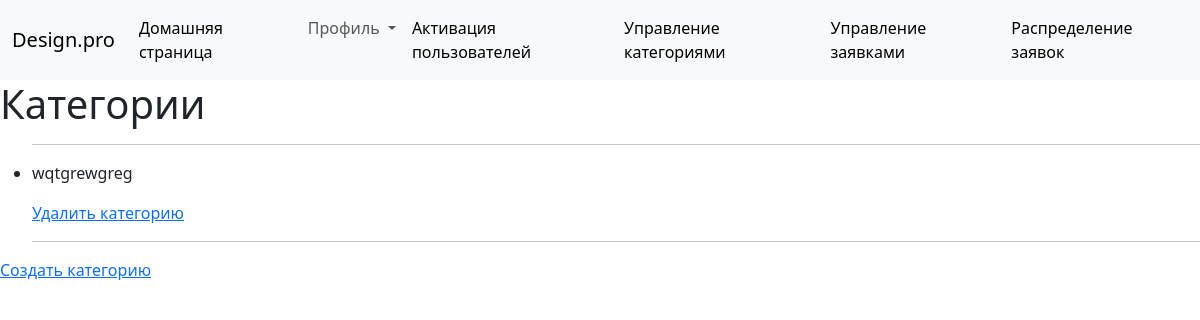
The page /studio/categorys/ (signed in) on the database as committed earlier.
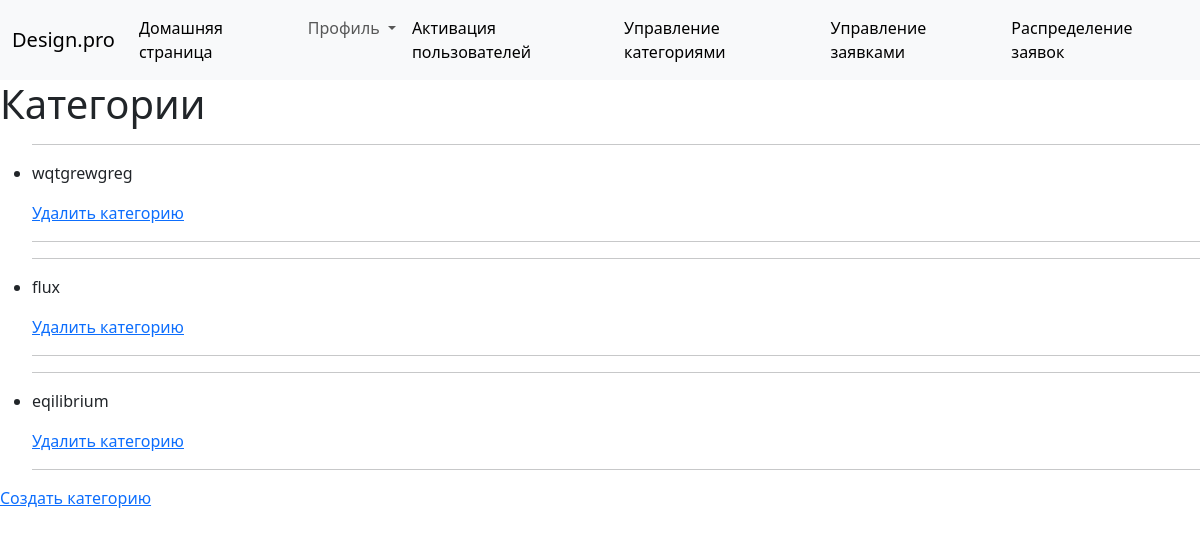
The same page on the database as committed later.
### studio/models.py (models this page shows, shortened)
class Category(models.Model):
    name = models.CharField(
        max_length=200,
        unique=True,
        help_text="Введите категорию"
    )
    def get_absolute_url(self):
        return reverse('category-detail', args=[str(self.id)])
    class Meta:
        constraints = [
            UniqueConstraint(
                Lower('name'),
                name='genre_name_case_insensitive_unique',
                violation_error_message = "Жанр уже существует (совпадение без учета регистра)"
            ),
        ]

### studio/views.py (the view)
class CategoryListView(LoginRequiredMixin,generic.ListView):
    model = Category
    template_name ='studio/categorys.html'

### studio/templates/studio/categorys.html
{% extends "base_generic.html" %}
{% block content %}
  <h1>Категории</h1>
  {% if category_list %}
    <ul>
      {% for category in category_list %}
      <li>
        <hr>
        <p>{{ category.name }}</p>
        <a href="{{ category.get_absolute_url }}/delete/">Удалить категорию</a>
        <hr>
      </li>
      {% endfor %}
    </ul>
  {% else %}
    <p>Нет категорий</p>
  {% endif %}
  <a href="{% url 'category_create'%}">Создать категорию</a>
{% endblock %}

### studio/templates/base_generic.html (shortened to what this page needs)
<!doctype html>
<html lang="ru">
<head>
  {% load bootstrap5 %}
  {% bootstrap_css %}
</head>
<body>
  {% block header %}
  <header>
      <nav class="navbar navbar-expand-lg bg-body-tertiary">
          <div class="container-fluid">
            <a class="navbar-brand" href="{% url 'index' %}">Design.pro</a>
            <div class="collapse navbar-collapse" id="navbarNavDropdown">
              <ul class="navbar-nav">
                <li class="nav-item">
                  <a class="nav-link active" aria-current="page" href="{% url 'index' %}">Домашняя страница</a>
                </li>
                {% if user.is_authenticated %}
                <li class="nav-item dropdown">
                    <a class="nav-link dropdown-toggle" href="#" role="button" data-bs-toggle="dropdown" aria-expanded="false">
                      Профиль
                    </a>
                </li>
                  {% if user.is_staff %}
                  <li class="nav-item">
                    <a class="nav-link active" aria-current="page" href="{% url 'inactives'%}">Активация пользователей</a>
                  </li>
                  <li class="nav-item">
                    <a class="nav-link active" aria-current="page" href="{% url 'categorys'%}">Управление категориями</a>
                  </li>
                  <li class="nav-item">
                    <a class="nav-link active" aria-current="page" href="{% url 'adminpleas'%}">Управление заявками</a>
                  </li>
                  {% endif %}
                  {% if user.is_superuser %}
                  <li class="nav-item">
                    <a class="nav-link active" aria-current="page" href="{% url 'supermanage'%}">Распределение заявок</a>
                  </li>
                  {% endif %}
                {% endif %}
              </ul>
            </div>
          </div>
        </nav>
  </header>
  {% endblock %}
  {% block content %}{% endblock %}
</body>
</html>

Rows that differ between the two databases and show on the page:
added Category: name "flux"
added Category: name "eqilibrium"
